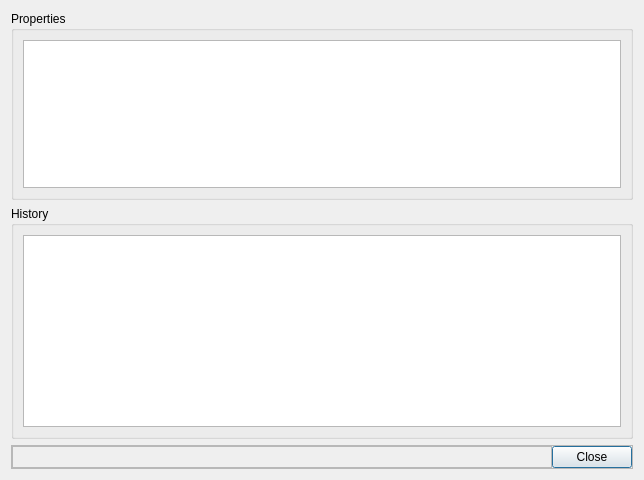
<?xml version="1.0" encoding="UTF-8"?>
<ui version="4.0">
 <class>dialogFileDetails</class>
 <widget class="QDialog" name="dialogFileDetails">
  <property name="geometry">
   <rect>
    <x>0</x>
    <y>0</y>
    <width>644</width>
    <height>480</height>
   </rect>
  </property>
  <property name="windowTitle">
   <string>File Details</string>
  </property>
  <layout class="QVBoxLayout" name="verticalLayout" stretch="10,0,0">
   <item>
    <widget class="QGroupBox" name="groupBox">
     <property name="title">
      <string>Properties</string>
     </property>
     <layout class="QHBoxLayout" name="horizontalLayout_2">
      <item>
       <widget class="QTableWidget" name="tblFileProperties"/>
      </item>
     </layout>
    </widget>
   </item>
   <item>
    <widget class="QGroupBox" name="groupBox_2">
     <property name="title">
      <string>History</string>
     </property>
     <layout class="QHBoxLayout" name="horizontalLayout">
      <item>
       <widget class="QTableWidget" name="tblFileHistory"/>
      </item>
     </layout>
    </widget>
   </item>
   <item>
    <widget class="QFrame" name="frame">
     <property name="frameShape">
      <enum>QFrame::StyledPanel</enum>
     </property>
     <property name="frameShadow">
      <enum>QFrame::Raised</enum>
     </property>
     <layout class="QHBoxLayout" name="horizontalLayout_3" stretch="1,0">
      <property name="spacing">
       <number>0</number>
      </property>
      <property name="leftMargin">
       <number>0</number>
      </property>
      <property name="topMargin">
       <number>0</number>
      </property>
      <property name="rightMargin">
       <number>0</number>
      </property>
      <property name="bottomMargin">
       <number>0</number>
      </property>
      <item>
       <widget class="QFrame" name="frame_2">
        <property name="frameShape">
         <enum>QFrame::StyledPanel</enum>
        </property>
        <property name="frameShadow">
         <enum>QFrame::Raised</enum>
        </property>
       </widget>
      </item>
      <item>
       <widget class="QPushButton" name="btnOk">
        <property name="text">
         <string>Close</string>
        </property>
       </widget>
      </item>
     </layout>
    </widget>
   </item>
  </layout>
 </widget>
 <resources/>
 <connections>
  <connection>
   <sender>btnOk</sender>
   <signal>clicked()</signal>
   <receiver>dialogFileDetails</receiver>
   <slot>close()</slot>
   <hints>
    <hint type="sourcelabel">
     <x>596</x>
     <y>458</y>
    </hint>
    <hint type="destinationlabel">
     <x>321</x>
     <y>239</y>
    </hint>
   </hints>
  </connection>
 </connections>
</ui>
